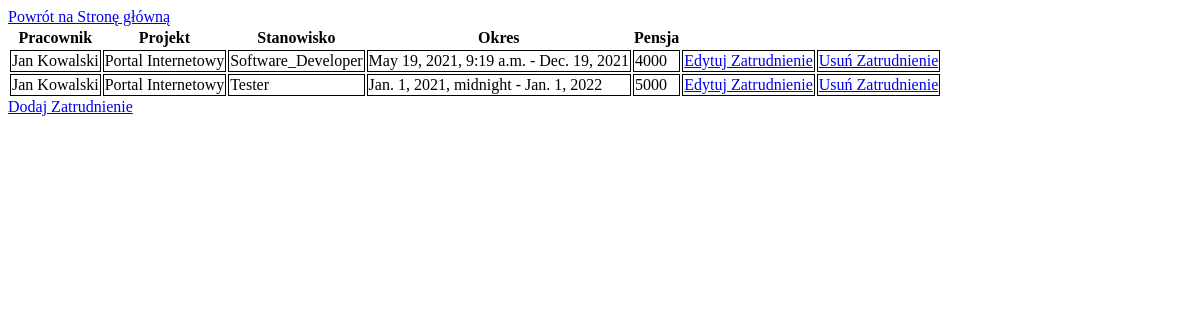
The app's page /polls/zatrudnienia/, older data.
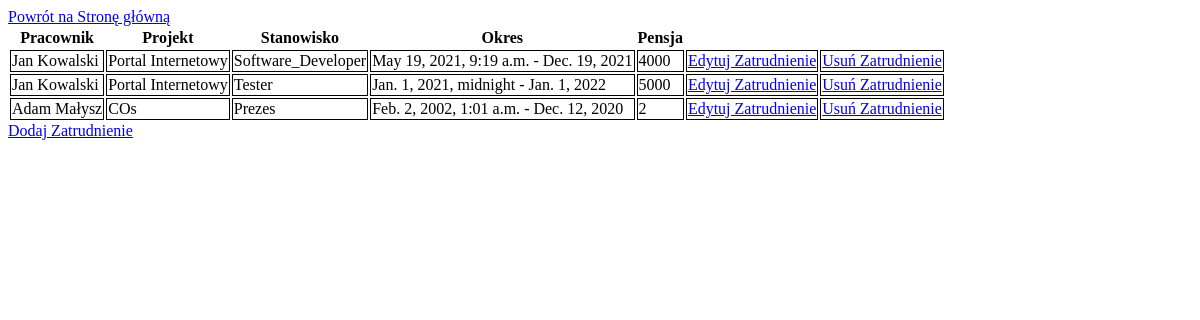
The same page, newer data.
### polls/models.py (models this page shows, shortened)
class Zatrudnienie(models.Model):
    pracownik = models.ForeignKey(Pracownicy, on_delete=models.CASCADE)
    projekt = models.ForeignKey(Projekty, on_delete=models.CASCADE)
    od_data = models.DateTimeField('date published')
    do_data = models.DateField(auto_now=False, auto_now_add=False)
    pensja = models.PositiveIntegerField()
    stanowisko = models.ForeignKey(Stanowiska, on_delete=models.CASCADE)

class Pracownicy(models.Model):
    imie = models.CharField(max_length=100)
    nazwisko = models.CharField(max_length=200)
    data_ur = models.DateField(auto_now=False, auto_now_add=False)
    pesel = models.DecimalField(max_digits=11, decimal_places=0)
    def __str__(self):
        return '%s %s' % (self.imie, self.nazwisko)

class Projekty(models.Model):
    nazwa = models.CharField(max_length=200)
    od_data = models.DateTimeField('date published')
    do_data = models.DateField(auto_now=False, auto_now_add=False)
    koszty = models.PositiveIntegerField()
    profit = models.IntegerField(default=0)
    def __str__(self):
        return self.nazwa

class Stanowiska(models.Model):
    nazwa = models.CharField(max_length=100)
    dzial = models.CharField(max_length=100)
    braki = models.BooleanField(default=1)
    def __str__(self):
        return self.nazwa

### polls/views.py (the view)
# urls.py: path('zatrudnienia/', views.detail_zatrudnienie),
def detail_zatrudnienie(request):
    zatrudnienia = Zatrudnienie.objects.all()
    template = loader.get_template('polls/zatrudnienia.html')
    context = {
        'zatrudnienia': zatrudnienia,
    }
    return HttpResponse(template.render(context, request))

### polls/templates/polls/zatrudnienia.html (shortened to what this page needs)
{% load static %}
<link rel="stylesheet" type="text/css" href="{% static 'polls/style.css' %}" />
<a href="{% url 'start' %}">Powrót na Stronę główną</a>
{% if zatrudnienia %}
<table>
  <tr>
    <th>Pracownik</th>
    <th>Projekt</th>
    <th>Stanowisko </th>
    <th>Okres</th>
    <th>Pensja<th>
  </tr>
  {% for zatrudnienie in zatrudnienia %}
    <td>{{zatrudnienie.pracownik}}</td>
    <td>{{zatrudnienie.projekt}}</td>
    <td>{{zatrudnienie.stanowisko}}</td>
    <td>{{zatrudnienie.od_data}} - {{ zatrudnienie.do_data }}</td>
    <td>{{zatrudnienie.pensja}}</td>
    <td><a href="/polls/edycja_zatrudnienie/{{zatrudnienie.id}}/">Edytuj Zatrudnienie</a></td>
    <td><a href="/polls/usun_zatrudnienie/{{zatrudnienie.id}}/">Usuń Zatrudnienie</a></td>
  {% endfor %}
</table>
{% else %}
<p>Brak zatrudnienieów w bazie danych.</p>
{% endif %}
<a href="/polls/formularz_zatrudnienia/">Dodaj Zatrudnienie</a>

Row changes from the older to the newer data that the page shows:
added Zatrudnienie: pracownik "Adam Małysz", projekt "COs", stanowisko "Prezes", od_data "Feb. 2, 2002, 1:01 a.m.", do_data "Dec. 12, 2020", pensja "2"
